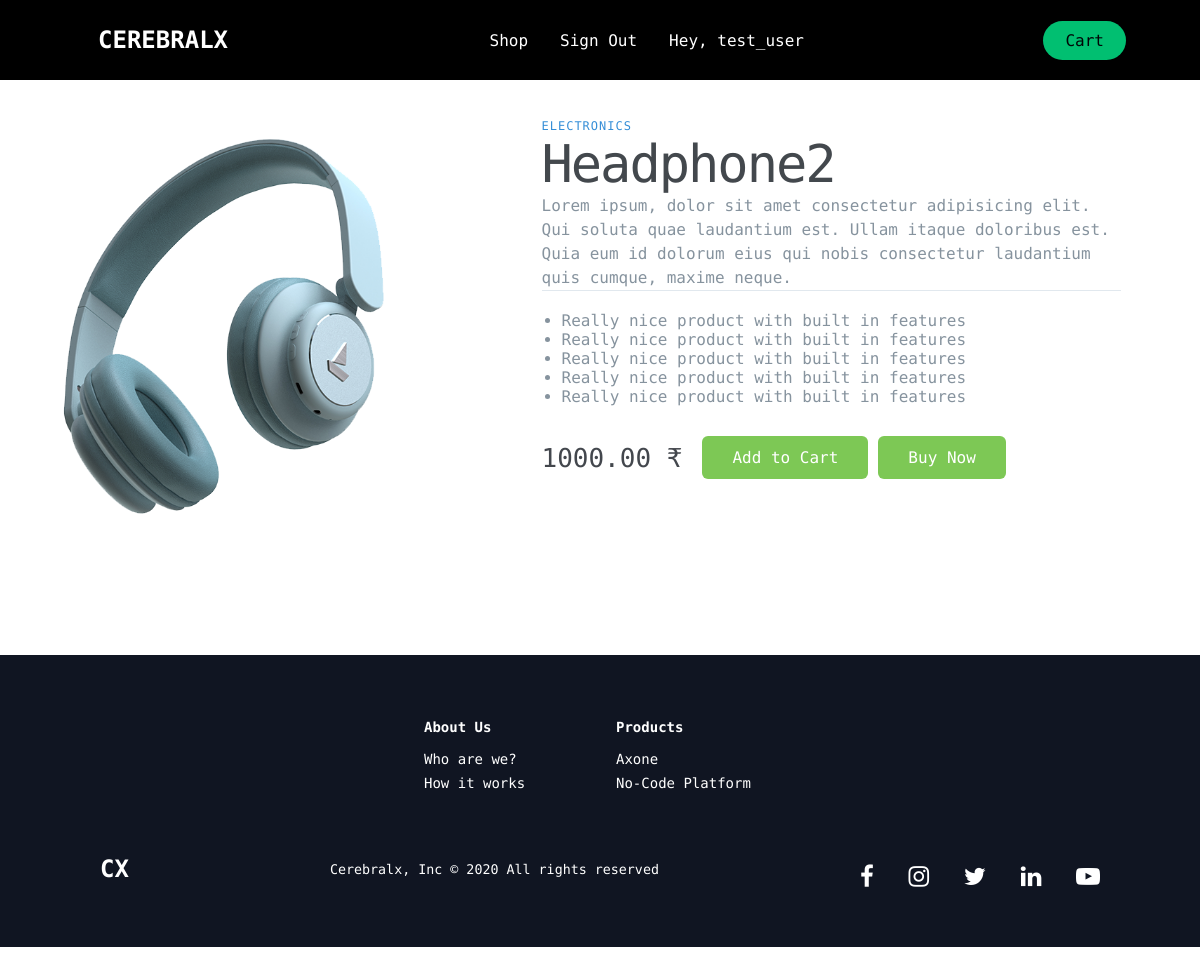
Page /ecom/product_detail/2/ (signed in) on the committed database.
### ecom/models.py (models this page shows, shortened)
class Product(models.Model):
    name = models.CharField(max_length=255)
    desc = models.TextField(max_length=2000, null=True, blank=True)
    category = models.CharField(max_length=255, null=True, blank=True)
    price = models.DecimalField(decimal_places=2, max_digits=7)
    feature_1 = models.CharField(max_length=510, null=True, blank=True)
    feature_2 = models.CharField(max_length=510, null=True, blank=True)
    feature_3 = models.CharField(max_length=510, null=True, blank=True)
    feature_4 = models.CharField(max_length=510, null=True, blank=True)
    feature_5 = models.CharField(max_length=510, null=True, blank=True)
    image = models.ImageField(null=True, blank=True)
    @property
    def get_image_url(self):
        try:
            return self.image.url
        except:
            return ''

### ecom/views.py (the view)
# urls.py: path('product_detail/<int:pk>/', views.productDetail , name="product_detail"),
def productDetail(request, pk):
    username = ""
    product_obj = Product.objects.get(id=pk)
    user_is_authenticated = False
    if request.user.is_authenticated:
        user_is_authenticated = True
        username = request.user.username
    context = {
        "product":product_obj,
        'user_is_authenticated':user_is_authenticated,
        "username":username,
    }
    return render(request,'product_page.html', context)

### templates/product_page.html (shortened to what this page needs)
{% extends 'base.html' %}
{% load static %}
{% block cssfile %}
<link rel="stylesheet" href="{% static 'css/product_page.css' %}">
{% endblock cssfile %}
{% block content %}
<main class="container">
    <div class="left-column">
      <img src="{{product.get_image_url}}" alt="not loading">
    </div>
    <div class="right-column">
        <div class="product-description">
            <span>{{product.category}}</span>
            <h1>{{product.name}}</h1>
            {% if product.desc %}
            <p>{{product.desc}}</p>
            {% endif %}
        </div>
        <div class="product-list">
            <ul>
                {% if product.feature_1 %}
                <li>{{product.feature_1}}</li>
                {% endif %}
                {% if product.feature_2 %}
                <li>{{product.feature_2}}</li>
                {% endif %}
                {% if product.feature_3 %}
                <li>{{product.feature_3}}</li>
                {% endif %}
                {% if product.feature_4 %}
                <li>{{product.feature_4}}</li>
                {% endif %}
                {% if product.feature_5 %}
                <li>{{product.feature_5}}</li>
                {% endif %}
            </ul>
        </div>
        <div class="product-price">
            <span>{{product.price}} &#8377;</span>
            <button class="btn cart-btn update-cart" data-product="{{product.id}}" data-action="add">Add to Cart</button>
            {% if user_is_authenticated %}
            <a href="{% url 'ecom:buynow' product.id %}" class="btn buy-now-btn">Buy Now</a>
            {% else %}
            <a href="{% url 'account:register' %}" class="btn buy-now-btn">Buy Now</a>
            {% endif %}
        </div>
    </div>
  </main>
{% endblock content %}

### templates/base.html (shortened to what this page needs)
<!DOCTYPE html>
<html lang="en">
{% load static %}
<head>
    <link rel="stylesheet" href="https://cdnjs.cloudflare.com/ajax/libs/font-awesome/4.7.0/css/font-awesome.min.css">
    <link rel="stylesheet" href="{% static 'css/index.css' %}">
    <link rel="stylesheet" href="{% static 'css/navbar.css' %}">
    <link rel="stylesheet" href="{% static 'css/footer.css' %}">
    {% block cssfile %}
    {% endblock cssfile %}
</head>
<body>
    <nav class="Nav">
        <div class="NavbarContainer">
            <div class="NavLogo">
                <a href="{% url 'api:index' %}" class="LogoLink">CEREBRALX</a>
            </div>
            <ul class="NavMenu">
                <li class="NavItem">
                    <a href="{% url 'ecom:all_products' %}" class="NavLinks" id="about">
                        Shop
                    </a>
                </li>
                <li class="NavItem">
                    {% if user_is_authenticated %}
                    <a href="{% url 'account:logout' %}" class="NavLinks" id="services">
                        Sign Out
                    </a>
                    {% else %}
                    <a href="{% url 'account:login' %}" class="NavLinks" id="services">
                        Sign In
                    </a>
                    {% endif %}
                </li>
                <li class="NavItem">
                    {% if user_is_authenticated %}
                    <a href="#" class="NavLinks">
                        Hey, {{username}}
                    </a>
                    {% else %}
                    <a href="{% url 'account:register' %}" class="NavLinks" id="signup">
                        Sign Up
                    </a>
                    {% endif %}
                </li>
            </ul>
            <nav class="NavBtn">
                <a href="{% url 'ecom:cart' %}" class="NavBtnLink">
                    Cart
                </a>
            </nav>
        </div>
    </nav>
    {% block content %}
    {% endblock content %}
    <footer class="FooterContainer">
        <div class="FooterWrap">
            <div class="FooterLinksContainer">
                <div class="FooterLinksWrapper">
                    <div class="FooterLinkItems">
                        <h1 class="FooterLinkTitle">About Us</h1>
                        <a href="#" class="FooterLink">Who are we?</a>
                        <a href="#" class="FooterLink">How it works</a>
                    </div>
                </div>
                <div class="FooterLinksWrapper">
                    <div class="FooterLinkItems">
                        <h1 class="FooterLinkTitle">Products</h1>
                        <a href="{% url 'ecom:product_detail' 1 %}" class="FooterLink">Axone</a>
                        <a href="{% url 'ecom:product_detail' 1 %}" class="FooterLink">No-Code Platform</a>
                    </div>
                </div>
            </div>
            <section class="SocialMedia">
                <div class="SocialMediaWrap">
                    <a class="SocialLogo" href="#">
                        CX
                    </a>
                    <small class="WebsiteRights">
                        Cerebralx, Inc © 2020
                        All rights reserved
                    </small>
                    <div class="SocialIcons">
                        <a class="SocialIconsLink" href="https://www.facebook.com/cerebralx.inc/" target="_blank" aria-label="Facebook"><i class="fa fa-facebook-f"></i></a>
                        <a class="SocialIconsLink" href="https://www.instagram.com/cerebralx_/" target="_blank" aria-label="Instagram"><i class="fa fa-instagram"></i></a>
                        <a class="SocialIconsLink" href="https://twitter.com/Cerebralx_" target="_blank" aria-label="Twitter"><i class="fa fa-twitter"></i></a>
                        <a class="SocialIconsLink" href="https://www.linkedin.com/company/cerebralx/" target="_blank" aria-label="Linkedin"><i class="fa fa-linkedin"></i></a>
                        <a class="SocialIconsLink" href="/" target="_blank" aria-label="Youtube"><i class="fa fa-youtube-play"></i></a>
                    </div>
                </div>
            </section>
        </div>
    </footer>
</body>
</html>

### static/css/index.css (style rules this page uses)
* { box-sizing: border-box; margin: 0; padding: 0; font-family: 'Encode Sans Expanded', sans-serif; scroll-behavior: smooth; }
.FooterContainer { background-color: #101522; }
.FooterWrap { padding: 48px 24px; display: flex; flex-direction: column; justify-content: center; align-items: center; max-width: 1100px; margin: 0 auto; }
.FooterLinksContainer { display: flex; justify-content: center; }
.FooterLinksWrapper { display: flex; }
.FooterLinkItems { display: flex; flex-direction: column; align-items: flex-start; margin: 16px; text-align: left; width: 160px; box-sizing: border-box; color: #fff; }
.FooterLinkTitle { font-size: 14px; margin-bottom: 16px; }
.FooterLink { color: #fff; text-decoration: none; margin-bottom: 0.5rem; font-size: 14px; }
.SocialMedia { max-width: 1000px; width: 100%; }
.SocialMediaWrap { display: flex; justify-content: space-between; align-items: center; max-width: 1100px; margin: 40px auto 0 auto; }
.SocialLogo { color: #fff; justify-self: start; cursor: pointer; text-decoration: none; font-size: 1.5rem; display: flex; align-items:center; margin-bottom: 16px; font-weight: bold; }
.WebsiteRights { color: #fff; margin-bottom: 16px; }
.SocialIcons { display: flex; justify-content: space-between; align-items: center; width: 240px; }
.SocialIconsLink { color: #fff; font-size: 24px; }

### static/css/navbar.css (style rules this page uses)
.Nav { background: 'transparent'; height: 80px; margin-top: -80px; display: flex; justify-content: center; align-items:center; font-size: 1rem; position: sticky; top: 0; z-index: 10; }
.NavbarContainer { display: flex; justify-content: space-between; height: 80px; z-index: 1; width: 100%; padding: 0 24px; max-width: 1100px; }
.NavLogo { color: #fff; justify-self: flex-start; cursor: pointer; font-size: 1.5rem; display: flex; align-items: center; margin-left: 24px; font-weight: bold; text-decoration: none; }
.LogoLink { text-decoration: inherit; color: inherit; }
.NavMenu { display: flex; align-items: center; list-style: none; text-align: center; margin-right: -22px; }
.NavItem { height: 80px; }
.NavLinks { color: #fff; display: flex; align-items: center; text-decoration: none; padding: 0 1rem; height: 100%; cursor: pointer; }
.NavBtn { display: flex; align-items: center; }
.NavBtnLink { border-radius: 50px; background: #01bf71; white-space: nowrap; padding: 10px 22px; color: #010606; font-size: 16px; outline: none; border: none; cursor: pointer; transition: all 0.2s ease-in-out; text-decoration:none; }

### static/css/footer.css (style rules this page uses)
.FooterContainer { background-color: #101522; }
.FooterWrap { padding: 48px 24px; display: flex; flex-direction: column; justify-content: center; align-items: center; max-width: 1100px; margin: 0 auto; }
.FooterLinksContainer { display: flex; justify-content: center; }
.FooterLinksWrapper { display: flex; }
.FooterLinkItems { display: flex; flex-direction: column; align-items: flex-start; margin: 16px; text-align: left; width: 160px; box-sizing: border-box; color: #fff; }
.FooterLinkTitle { font-size: 14px; margin-bottom: 16px; }
.FooterLink { color: #fff; text-decoration: none; margin-bottom: 0.5rem; font-size: 14px; }
.SocialMedia { max-width: 1000px; width: 100%; }
.SocialMediaWrap { display: flex; justify-content: space-between; align-items: center; max-width: 1100px; margin: 40px auto 0 auto; }
.SocialLogo { color: #fff; justify-self: start; cursor: pointer; text-decoration: none; font-size: 1.5rem; display: flex; align-items:center; margin-bottom: 16px; font-weight: bold; }
.WebsiteRights { color: #fff; margin-bottom: 16px; }
.SocialIcons { display: flex; justify-content: space-between; align-items: center; width: 240px; }
.SocialIconsLink { color: #fff; font-size: 24px; }

### rows in the picture
Product: get_image_url (picture), category "ELECTRONICS", name "Headphone2", desc "Lorem ipsum, dolor sit amet consectetur adipisicing elit. Qui soluta quae laudantium est. Ullam itaque doloribus est. Quia eum id dolorum eius qui nobis consectetur laudantium quis cumque, maxime neque.", feature_1 "Really nice product with built in features", feature_2 "Really nice product with built in features", feature_3 "Really nice product with built in features", feature_4 "Really nice product with built in features", feature_5 "Really nice product with built in features", price "1000.00"

### other values in the picture
{{ username }} "test_user"
